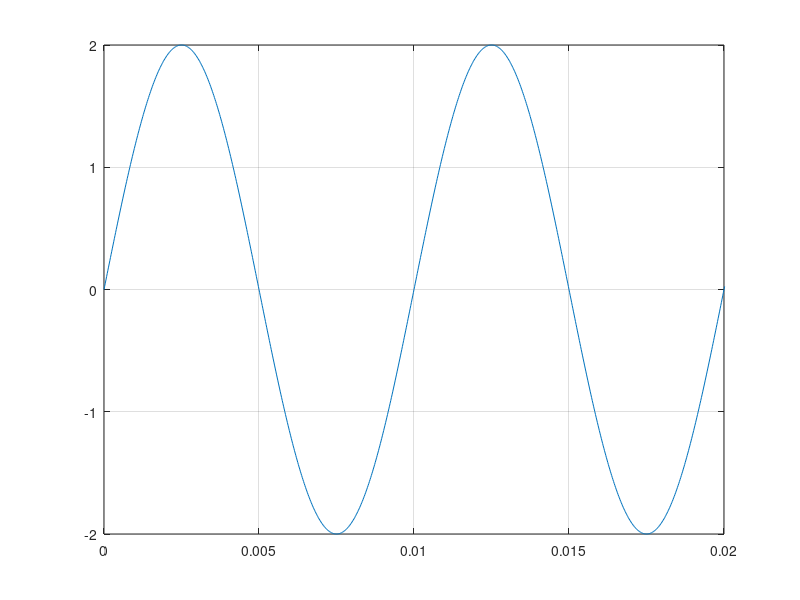
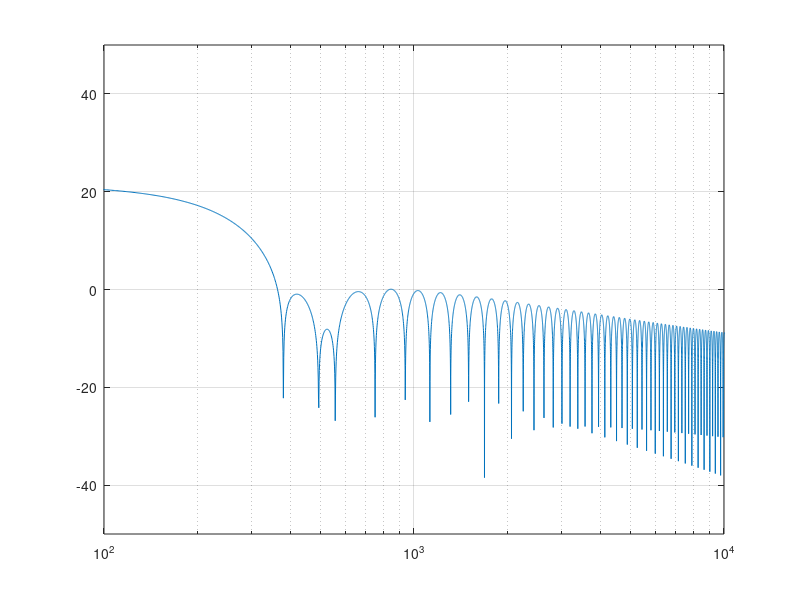
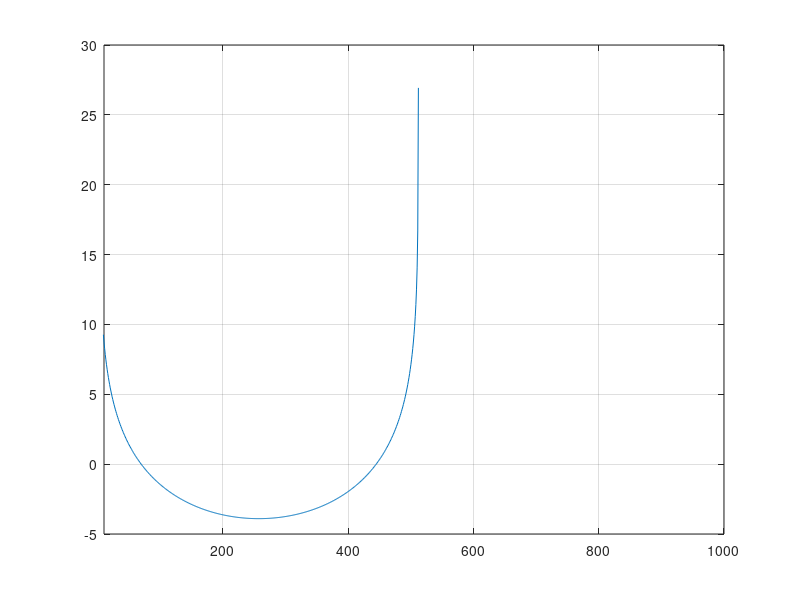

The MATLAB script that drew these images, in order: (Note: this script raises an error after producing the figures.)
close all, clc, clear

fs=48000;
n=10;
f=100;
tf=1/f;
ts=1/fs;
t=0:ts:n;
S=2*sin(f*2*pi*t);


figure()
plot(t,S)
grid on
axis([0 2*tf -2 2])
N=512;
ST=fft(S,N);
%%
win=hamming(256);
imp=[1 zeros(1,255)];

Win=win.*imp;
WIN=fft(Win,fs);
figure()
semilogx(10*log10(abs(WIN)))
axis([100 10000 -50 50])
grid on
%%
close all, clc

fs/length(t)
figure()
plot(10*log10(abs(ST)))
grid on
xlim([10 1000])
%%
y=crosscorr(S,S);

w=[0 1 1 ones(1,length(S)-3)];

STw=S.*w;

W=fft(w,fs);

figure()
semilogx(20*log10(abs(W)))
title('W')
grid on


STW=fft(STw, fs);

figure()
plot(t,(STw))
axis([0 0.2 0 2])

figure()
semilogx(20*log10(abs(STW)))
grid on
axis([90 150 -300 60])

%%
clear all, close all, clc
fs=48000;
M=100;
Ts=1/fs;
M*Ts

d=0.4;
c=343;
Tau=d/c

%% Spatial Delay
close all, clc
ang=1:1:360;
Sd=d*sin((ang/(2*pi)));

figure()
plot(ang,Sd)
axis([1 360 -1 1])
f=50;
l=f/c;
phi=((2*pi*d)/l)*sin(ang/(2*pi));

figure()
plot(ang,phi)